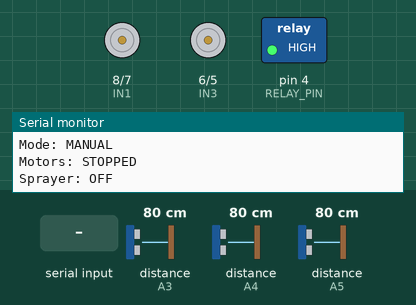
This sketch was run on a simulated Arduino Uno, built with avr-gcc and run on an emulated ATmega328P. Parts: motor-driver pin pairs drawn as motors (green arrow = first pin HIGH = forward, orange = second pin HIGH = backward, longer = more drive, scaled by the enable pin), switched loads named in the sketch (green lamp = pin HIGH), the last lines printed to the serial monitor. Wiring (inferred from the names in the program): 3 × ultrasonic range finder: trigger A0, echo A3 / trigger A1, echo A4 / trigger A2, echo A5. The test bench sets the inputs (shaded band); at power-on: distance to the obstacle (sensors on A3, A4, A5) 80 cm. The echo pulse lasts 58.3 µs per cm; pins used as bus, display or sensor lines are not drawn.

Above: at 1.2 s.
1.3 s: "W\n" received over Serial
At 1.7 s:
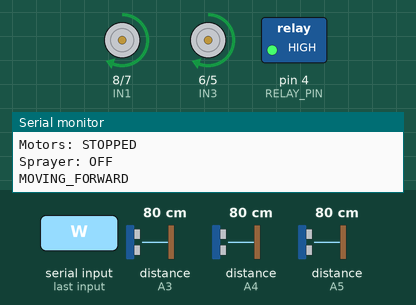
4.3 s: "S\n" received over Serial
At 5.2 s:
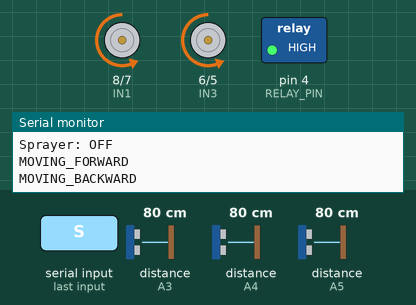
7.3 s: "J\n" received over Serial
At 8.5 s:
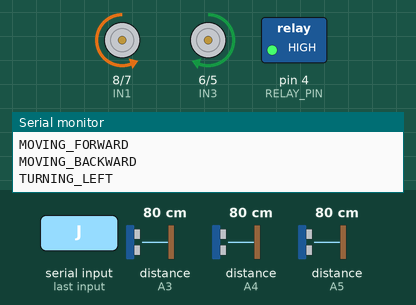
10.3 s: "L\n" received over Serial
At 10.9 s:
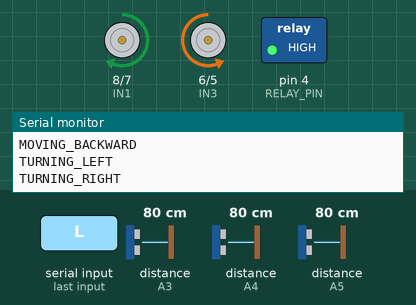
13.3 s: "P\n" received over Serial
At 14.4 s:
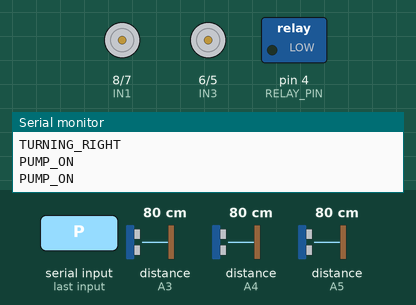
16.3 s: "W\n" received over Serial
At 17.3 s:
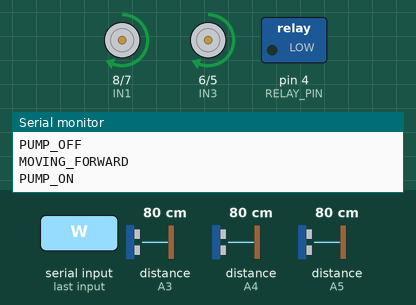
Timing chart, 0 to 19.3 s (numbered marks = the images above; inputs shaded):
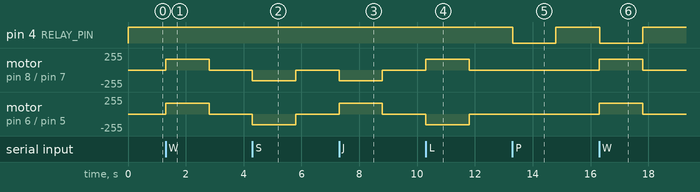

The sketch:

agricultural_rover_pump.ino
```cpp
/*
  AGRICULTURAL ROVER
  Controller: Arduino Uno
  Motor driver: L298N
  Sensors: 3 ultrasonic sensors
  Pump: 5V relay module on D4
  Communication: USB Serial at 9600 baud

  Raspberry Pi commands:
    MODE MANUAL
    MODE AUTO
    FWD
    BACK
    LEFT
    RIGHT
    STOP
    SPRAY ON
    SPRAY OFF
    ESTOP
    RESET
    HEARTBEAT
*/

// =====================================================
// 1. MOTOR DRIVER PINS - L298N
// =====================================================

#define ENA 9
#define IN1 8
#define IN2 7

#define ENB 10
#define IN3 6
#define IN4 5

// =====================================================
// 2. ULTRASONIC SENSOR PINS
// =====================================================

// Left sensor
#define LEFT_TRIG A0
#define LEFT_ECHO A3

// Front sensor
#define FRONT_TRIG A1
#define FRONT_ECHO A4

// Right sensor
#define RIGHT_TRIG A2
#define RIGHT_ECHO A5

// =====================================================
// 3. RELAY / PUMP
// =====================================================

#define RELAY_PIN 4

// Set true if LOW activates your relay.
// Set false if HIGH activates your relay.
#define RELAY_ACTIVE_LOW true

// =====================================================
// 4. CONFIGURATION
// =====================================================

const int MOTOR_SPEED = 160;
const int FRONT_THRESHOLD = 35;  // centimetres

const unsigned long TURN_DELAY = 600;
const unsigned long COMMUNICATION_TIMEOUT = 1500;
const unsigned long SENSOR_INTERVAL = 80;

// pulseIn timeout: approximately 4 metres maximum range
const unsigned long ULTRASONIC_TIMEOUT = 25000;

// =====================================================
// 5. ROVER STATE
// =====================================================

enum RoverMode {
  MANUAL_MODE,
  AUTO_MODE
};

enum Motion {
  STOPPED,
  FORWARD,
  BACKWARD,
  TURN_LEFT,
  TURN_RIGHT
};

enum AutoState {
  AUTO_DRIVE,
  AUTO_TURNING
};

RoverMode roverMode = MANUAL_MODE;
Motion currentMotion = STOPPED;
AutoState autoState = AUTO_DRIVE;

bool emergencyStop = false;
bool pumpRequested = false;
bool pumpIsOn = false;

unsigned long lastCommunication = 0;
unsigned long lastSensorRead = 0;
unsigned long turnStartTime = 0;

int leftDistance = 0;
int frontDistance = 0;
int rightDistance = 0;

// =====================================================
// 6. FUNCTION DECLARATIONS
// =====================================================

int readDistance(int trigPin, int echoPin);

void stopMotors();
void moveForward();
void moveBackward();
void turnLeft();
void turnRight();

void setPump(bool enabled);
void updatePump();
void readSensors();
void processCommand(String command);
void runAutoMode();
void stopEverything();

// =====================================================
// 7. SETUP
// =====================================================

void setup() {
  Serial.begin(9600);

  // Motor pins
  pinMode(ENA, OUTPUT);
  pinMode(IN1, OUTPUT);
  pinMode(IN2, OUTPUT);

  pinMode(ENB, OUTPUT);
  pinMode(IN3, OUTPUT);
  pinMode(IN4, OUTPUT);

  // Ultrasonic pins
  pinMode(LEFT_TRIG, OUTPUT);
  pinMode(LEFT_ECHO, INPUT);

  pinMode(FRONT_TRIG, OUTPUT);
  pinMode(FRONT_ECHO, INPUT);

  pinMode(RIGHT_TRIG, OUTPUT);
  pinMode(RIGHT_ECHO, INPUT);

  // Initialize relay to its OFF level
  digitalWrite(RELAY_PIN, RELAY_ACTIVE_LOW ? HIGH : LOW);
  pinMode(RELAY_PIN, OUTPUT);

  // Force motors and pump off at startup
  stopMotors();
  setPump(false);

  lastCommunication = millis();
  lastSensorRead = 0;

  Serial.println("ROVER_READY");
  Serial.println("Mode: MANUAL");
  Serial.println("Motors: STOPPED");
  Serial.println("Sprayer: OFF");
}

// =====================================================
// 8. MAIN LOOP
// =====================================================

void loop() {
  // Process all available serial commands first
  while (Serial.available() > 0) {
    String command = Serial.readStringUntil('\n');
    command.trim();
    command.toUpperCase();

    if (command.length() > 0) {
      processCommand(command);
    }
  }

  // Communication watchdog
  if (millis() - lastCommunication > COMMUNICATION_TIMEOUT) {
    stopEverything();
    return;
  }

  // Emergency stop overrides all other actions
  if (emergencyStop) {
    stopEverything();
    return;
  }

  // Read sensors periodically
  if (millis() - lastSensorRead >= SENSOR_INTERVAL) {
    readSensors();
    lastSensorRead = millis();
  }

  // Execute automatic obstacle avoidance
  if (roverMode == AUTO_MODE) {
    runAutoMode();
  }

  // Pump safety is checked continuously
  updatePump();
}

// =====================================================
// 9. SERIAL COMMAND HANDLER
// =====================================================


void processCommand(String command) {
  command.trim();
  command.toUpperCase();

  // Accept the keyboard commands sent by rover_control.py
  if (command == "W") command = "FWD";
  else if (command == "S") command = "BACK";
  else if (command == "J") command = "LEFT";
  else if (command == "L") command = "RIGHT";
  else if (command == "X") command = "STOP";
  else if (command == "P") command = "SPRAY ON";
  else if (command == "O") command = "SPRAY OFF";
  else if (command == "M") command = "MODE MANUAL";
  else if (command == "A") command = "MODE AUTO";
  else if (command == "E") command = "ESTOP";
  else if (command == "R") command = "RESET";

  // Refresh communication watchdog
  lastCommunication = millis();

  if (command == "HEARTBEAT") {
    return;
  }

  if (command == "ESTOP") {
    emergencyStop = true;
    pumpRequested = false;
    stopEverything();
    Serial.println("ESTOP_ACTIVE");
    return;
  }

  if (command == "RESET") {
    emergencyStop = false;
    pumpRequested = false;
    stopEverything();
    lastCommunication = millis();
    Serial.println("ESTOP_RESET");
    return;
  }

  if (emergencyStop) {
    stopEverything();
    return;
  }

  if (command == "MODE MANUAL") {
    roverMode = MANUAL_MODE;
    pumpRequested = false;
    autoState = AUTO_DRIVE;
    stopEverything();
    Serial.println("MODE_MANUAL");
    return;
  }

  if (command == "MODE AUTO") {
    roverMode = AUTO_MODE;
    pumpRequested = false;
    autoState = AUTO_DRIVE;
    stopEverything();
    Serial.println("MODE_AUTO");
    return;
  }

  if (command == "STOP") {
    pumpRequested = false;
    stopEverything();
    Serial.println("STOPPED");
    return;
  }

  if (command == "SPRAY ON") {
    pumpRequested = true;
    setPump(true);
    Serial.println("PUMP_ON");
    return;
  }

  if (command == "SPRAY OFF") {
    pumpRequested = false;
    setPump(false);
    Serial.println("PUMP_OFF");
    return;
  }

  if (roverMode != MANUAL_MODE) {
    Serial.println("IGNORED_AUTO_MODE");
    return;
  }

  if (command == "FWD") {
    if (frontDistance == 0 ||
        frontDistance < FRONT_THRESHOLD) {
      stopMotors();
      pumpRequested = false;
      setPump(false);
      Serial.println("FRONT_BLOCKED");
    } else {
      moveForward();
      Serial.println("MOVING_FORWARD");
    }
    return;
  }

  if (command == "BACK") {
    setPump(false);
    moveBackward();
    Serial.println("MOVING_BACKWARD");
    return;
  }

  if (command == "LEFT") {
    setPump(false);
    turnLeft();
    Serial.println("TURNING_LEFT");
    return;
  }

  if (command == "RIGHT") {
    setPump(false);
    turnRight();
    Serial.println("TURNING_RIGHT");
    return;
  }

  Serial.print("UNKNOWN_COMMAND: ");
  Serial.println(command);
}


// =====================================================
// 10. MOTOR CONTROL
// =====================================================

void stopMotors() {
  analogWrite(ENA, 0);
  analogWrite(ENB, 0);

  digitalWrite(IN1, LOW);
  digitalWrite(IN2, LOW);
  digitalWrite(IN3, LOW);
  digitalWrite(IN4, LOW);

  currentMotion = STOPPED;
}

void moveForward() {
  digitalWrite(IN1, HIGH);
  digitalWrite(IN2, LOW);

  digitalWrite(IN3, HIGH);
  digitalWrite(IN4, LOW);

  analogWrite(ENA, MOTOR_SPEED);
  analogWrite(ENB, MOTOR_SPEED);

  currentMotion = FORWARD;
}

void moveBackward() {
  digitalWrite(IN1, LOW);
  digitalWrite(IN2, HIGH);

  digitalWrite(IN3, LOW);
  digitalWrite(IN4, HIGH);

  analogWrite(ENA, MOTOR_SPEED);
  analogWrite(ENB, MOTOR_SPEED);

  currentMotion = BACKWARD;
}

void turnLeft() {
  // Left wheel backward, right wheel forward
  digitalWrite(IN1, LOW);
  digitalWrite(IN2, HIGH);

  digitalWrite(IN3, HIGH);
  digitalWrite(IN4, LOW);

  analogWrite(ENA, MOTOR_SPEED);
  analogWrite(ENB, MOTOR_SPEED);

  currentMotion = TURN_LEFT;
}

void turnRight() {
  // Left wheel forward, right wheel backward
  digitalWrite(IN1, HIGH);
  digitalWrite(IN2, LOW);

  digitalWrite(IN3, LOW);
  digitalWrite(IN4, HIGH);

  analogWrite(ENA, MOTOR_SPEED);
  analogWrite(ENB, MOTOR_SPEED);

  currentMotion = TURN_RIGHT;
}

// =====================================================
// 11. ULTRASONIC DISTANCE
// =====================================================

int readDistance(int trigPin, int echoPin) {
  digitalWrite(trigPin, LOW);
  delayMicroseconds(3);

  digitalWrite(trigPin, HIGH);
  delayMicroseconds(10);
  digitalWrite(trigPin, LOW);

  unsigned long duration =
      pulseIn(echoPin, HIGH, ULTRASONIC_TIMEOUT);

  // Zero means no valid echo was received
  if (duration == 0) {
    return 0;
  }

  int distance = duration / 58;

  if (distance < 2 || distance > 400) {
    return 0;
  }

  return distance;
}

void readSensors() {
  leftDistance = readDistance(LEFT_TRIG, LEFT_ECHO);
  frontDistance = readDistance(FRONT_TRIG, FRONT_ECHO);
  rightDistance = readDistance(RIGHT_TRIG, RIGHT_ECHO);
}

// =====================================================
// 12. AUTONOMOUS OBSTACLE AVOIDANCE
// =====================================================

void runAutoMode() {
  // During a turn, keep turning for the configured interval
  if (autoState == AUTO_TURNING) {
    setPump(false);

    if (millis() - turnStartTime >= TURN_DELAY) {
      autoState = AUTO_DRIVE;
      stopMotors();
    }

    return;
  }

  // Stop if front sensor is invalid or detects an obstacle
  if (frontDistance == 0 ||
      frontDistance < FRONT_THRESHOLD) {
    stopMotors();
    setPump(false);

    // Choose the side with more clearance.
    // An invalid side reading is treated as unknown,
    // not as proof that the path is clear.
    bool leftClear =
        leftDistance >= FRONT_THRESHOLD;

    bool rightClear =
        rightDistance >= FRONT_THRESHOLD;

    if (leftClear && rightClear) {
      if (leftDistance >= rightDistance) {
        turnLeft();
      } else {
        turnRight();
      }
    } else if (leftClear) {
      turnLeft();
    } else if (rightClear) {
      turnRight();
    } else {
      // Neither side has a confirmed safe clearance.
      stopMotors();
      return;
    }

    autoState = AUTO_TURNING;
    turnStartTime = millis();
    return;
  }

  // Path ahead is clear
  moveForward();
}

// =====================================================
// 13. RELAY CONTROL
// =====================================================

void setPump(bool enabled) {
  if (enabled == pumpIsOn) {
    return;
  }

  if (RELAY_ACTIVE_LOW) {
    digitalWrite(RELAY_PIN, enabled ? LOW : HIGH);
  } else {
    digitalWrite(RELAY_PIN, enabled ? HIGH : LOW);
  }

  pumpIsOn = enabled;

  if (enabled) {
    Serial.println("PUMP_ON");
  } else {
    Serial.println("PUMP_OFF");
  }
}

// =====================================================
// 14. PUMP SAFETY
// =====================================================


void updatePump() {
  bool communicationOK =
      (millis() - lastCommunication <= COMMUNICATION_TIMEOUT);

  // Pump must remain OFF during emergency stop
  // or if Raspberry Pi communication is lost.
  if (emergencyStop || !communicationOK) {
    pumpRequested = false;
    setPump(false);
    return;
  }

  // Manual and autonomous modes:
  // Pump depends only on the spray request,
  // emergency stop status, and communication health.
  if (pumpRequested) {
    setPump(true);
  } else {
    setPump(false);
  }
}


// =====================================================
// 15. STOP EVERYTHING
// =====================================================

void stopEverything() {
  stopMotors();
  setPump(false);
}
```

Measured:
- after the input at 1.3 s, motor on pin 8 (IN1) / pin 7 (IN2), motor on pin 6 (IN3) / pin 5 (IN4): stopped → forward 160/255 at once, → stopped 1.5 s later
- after the input at 4.3 s, motor on pin 8 (IN1) / pin 7 (IN2), motor on pin 6 (IN3) / pin 5 (IN4): stopped → backward 160/255 at once, → stopped 1.5 s later
- after the input at 7.3 s, motor on pin 8 (IN1) / pin 7 (IN2): stopped → backward 160/255 at once, → stopped 1.5 s later; motor on pin 6 (IN3) / pin 5 (IN4): stopped → forward 160/255 at once, → stopped 1.5 s later
- after the input at 10.3 s, motor on pin 8 (IN1) / pin 7 (IN2): stopped → forward 160/255 at once, → stopped 1.5 s later; motor on pin 6 (IN3) / pin 5 (IN4): stopped → backward 160/255 at once, → stopped 1.5 s later
- after the input at 13.3 s, pin 4 (RELAY_PIN): HIGH → LOW at once, → HIGH 1.5 s later
- after the input at 16.3 s, pin 4 (RELAY_PIN): HIGH → LOW at once, → HIGH 1.5 s later; motor on pin 8 (IN1) / pin 7 (IN2), motor on pin 6 (IN3) / pin 5 (IN4): stopped → forward 160/255 at once, → stopped 1.5 s later
